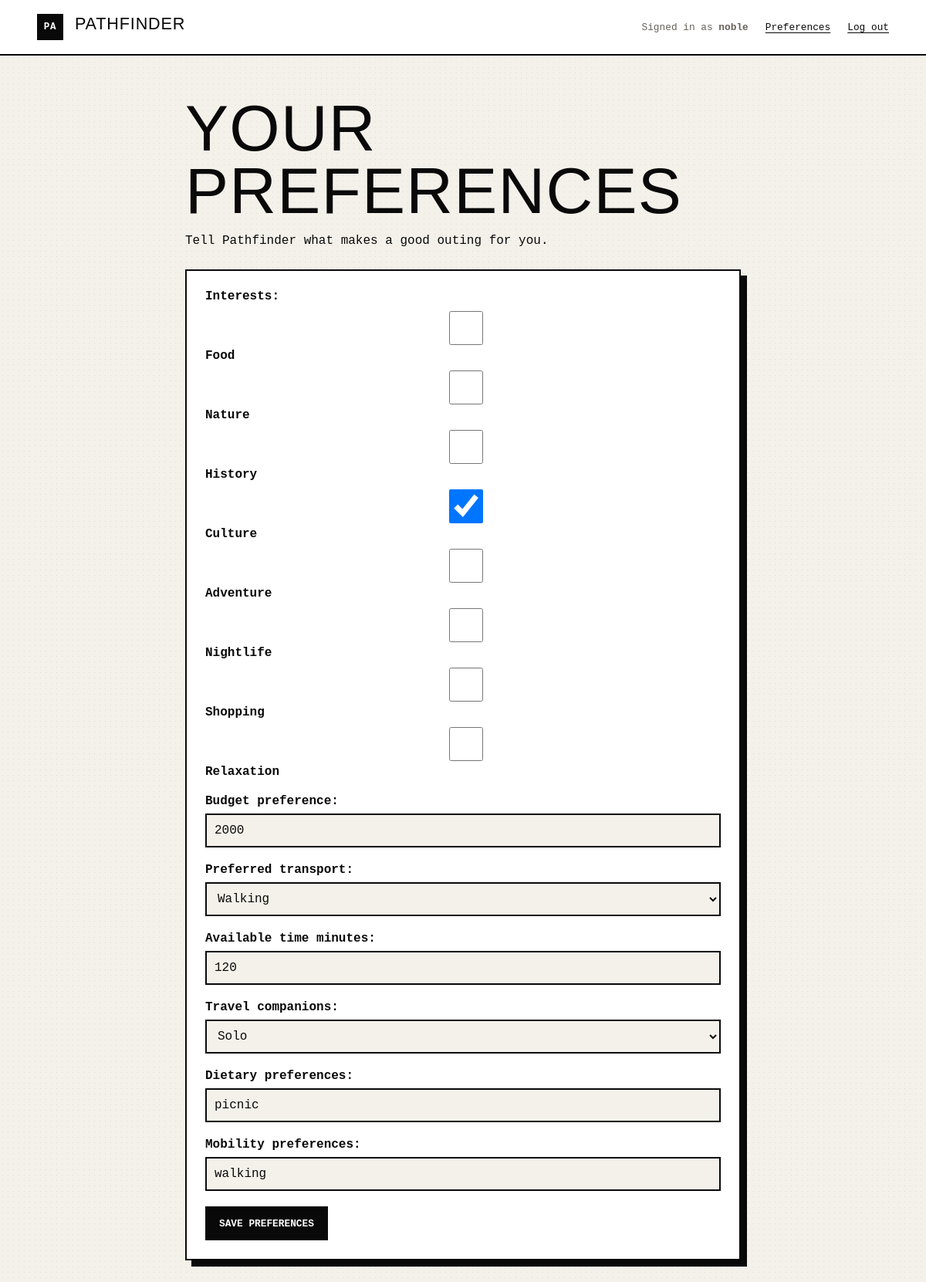
The page /profile/preferences/ (signed in) on the database its author committed.
### core/models.py (models this page shows, shortened)
class UserPreference(models.Model):
	TRANSPORT_CHOICES = [
		('walking', 'Walking'),
		('public_transport', 'Public transport'),
		('driving', 'Driving'),
		('cycling', 'Cycling'),
	]
	COMPANION_CHOICES = [
		('solo', 'Solo'),
		('partner', 'Partner'),
		('friends', 'Friends'),
		('family', 'Family'),
	]
	user = models.OneToOneField(User, on_delete=models.CASCADE, related_name='preferences')
	interests = models.JSONField(default=list, blank=True)
	budget_preference = models.PositiveIntegerField(default=0)
	preferred_transport = models.CharField(max_length=30, choices=TRANSPORT_CHOICES, default='walking')
	available_time_minutes = models.PositiveIntegerField(default=120)
	travel_companions = models.CharField(max_length=20, choices=COMPANION_CHOICES, default='solo')
	dietary_preferences = models.CharField(max_length=120, blank=True)
	mobility_preferences = models.CharField(max_length=120, blank=True)
	updated_at = models.DateTimeField(auto_now=True)

### core/views.py (the view)
# urls.py: path('profile/preferences/', profile_preferences, name='profile-preferences'),
@login_required
def profile_preferences(request):
    preference, _ = UserPreference.objects.get_or_create(user=request.user)
    if request.method == 'POST':
        form = UserPreferenceForm(request.POST, instance=preference)
        if form.is_valid():
            form.save()
            return redirect('core:profile-preferences')
    else:
        form = UserPreferenceForm(instance=preference)
    return render(request, 'core/preferences.html', {'form': form})

### core/forms.py (shortened to what this page needs)
class UserPreferenceForm(forms.ModelForm):
    interests = forms.MultipleChoiceField(
        choices=INTEREST_CHOICES,
        widget=forms.CheckboxSelectMultiple,
        required=False,
    )
    class Meta:
        model = UserPreference
        fields = [
            'interests',
            'budget_preference',
            'preferred_transport',
            'available_time_minutes',
            'travel_companions',
            'dietary_preferences',
            'mobility_preferences',
        ]
        widgets = {
            'budget_preference': forms.NumberInput(attrs={'min': 0}),
            'available_time_minutes': forms.NumberInput(attrs={'min': 1}),
        }
    def __init__(self, *args, **kwargs):
        super().__init__(*args, **kwargs)
        if self.instance and self.instance.interests:
            self.initial['interests'] = self.instance.interests

### templates/core/preferences.html (shortened to what this page needs)
{% extends 'base.html' %}
{% block content %}
<main class="preferences-page">
  <h1>Your preferences</h1>
  <p>Tell Pathfinder what makes a good outing for you.</p>
  <form method="post">
    {% for field in form %}
      <div class="form-group">
        {{ field.label_tag }}
        {{ field }}
      </div>
    {% endfor %}
    <button type="submit">Save preferences</button>
  </form>
</main>
{% endblock %}

### templates/base.html (shortened to what this page needs)
<!DOCTYPE html>
<html lang="en">
  <head>
    {% load static %}
    <link rel="stylesheet" href="{% static 'css/style.css' %}">
  </head>
  <body>
    <header class="site-header">
      <a class="brand" href="{% url 'core:home' %}"><span>PA</span> Pathfinder</a>
      <nav aria-label="Primary navigation">
        {% if user.is_authenticated %}
          <span class="nav-user">Signed in as <strong>{{ user.username }}</strong></span>
          <a href="{% url 'core:profile-preferences' %}">Preferences</a>
          <a href="{% url 'accounts:logout' %}">Log out</a>
        {% else %}
          <a href="{% url 'accounts:register' %}">Register</a>
          <a class="nav-cta" href="{% url 'accounts:login' %}">Log in</a>
        {% endif %}
      </nav>
    </header>
    <div class="site-shell">
      {% block content %}{% endblock content %}
    </div>
</body>
</html>

### static/css/style.css (style rules this page uses)
:root { --paper: #f4f1ea; --ink: #090909; --signal: #ff302f; --muted: #66615a; --line: 2px solid var(--ink); font-family: "Courier New", Courier, monospace; }
* { box-sizing: border-box; }
body { margin: 0; color: var(--ink); background-color: var(--paper); background-image: radial-gradient(#00000016 0.7px, transparent 0.7px); background-size: 7px 7px; font-family: "Courier New", Courier, monospace; }
a { color: var(--ink); text-decoration: underline; text-underline-offset: 3px; }
.site-header { display: flex; align-items: center; justify-content: space-between; gap: 24px; padding: 18px 4vw; border-bottom: var(--line); background: #fff; }
.brand { font-family: Impact, Haettenschweiler, "Arial Narrow Bold", sans-serif; font-size: 1.35rem; letter-spacing: .04em; text-decoration: none; text-transform: uppercase; }
.brand span { display: inline-grid; place-items: center; width: 34px; height: 34px; margin-right: 8px; color: #fff; background: var(--ink); font: 700 .78rem "Courier New", monospace; }
.site-header nav { display: flex; align-items: center; gap: 22px; font-size: .8rem; }
.nav-user { color: var(--muted); }
.site-shell { width: min(1440px, 92vw); margin: 0 auto; padding: 54px 0 80px; }
h1, h2, h3 { font-family: Impact, Haettenschweiler, "Arial Narrow Bold", sans-serif; font-weight: 400; text-transform: uppercase; line-height: .96; }
h1 { max-width: 850px; margin: 0; font-size: clamp(3.5rem, 8vw, 8.8rem); letter-spacing: .015em; }
.form-group { margin: 0 0 20px; }
.form-group label { display: block; margin-bottom: 7px; font-weight: 700; }
input, select { width: 100%; min-height: 44px; padding: 10px; border: var(--line); border-radius: 0; color: var(--ink); background: var(--paper); font: inherit; }
button { min-height: 44px; padding: 10px 16px; border: var(--line); border-radius: 0; color: #fff; background: var(--ink); font: 700 .8rem "Courier New", monospace; cursor: pointer; text-transform: uppercase; }
.preferences-page, .auth-section { max-width: 720px; margin: 0 auto; }
.preferences-page h1, .auth-section h1 { font-size: clamp(3rem, 7vw, 6rem); }
.preferences-page form, .auth-section form { margin-top: 28px; border: var(--line); padding: 24px; background: #fff; box-shadow: 8px 8px 0 var(--ink); }

### rows shown on the page
UserPreference: form "☐ ☐ ☐ ☑ ☐ ☐ ☐ ☐" "2000" "Walking" "120" "Solo" "picnic" "walking"

### other values the page prints
{{ user.username }} "noble"
{{ field.label_tag }} "Interests:" "Budget preference:" "Preferred transport:" "Available time minutes:" "Travel companions:" "Dietary preferences:" "Mobility preferences:"
